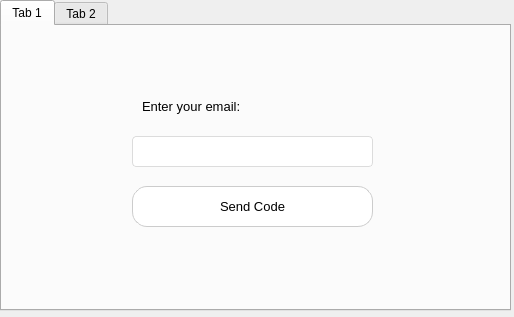
<?xml version="1.0" encoding="UTF-8"?>
<ui version="4.0">
 <class>Form</class>
 <widget class="QWidget" name="Form">
  <property name="geometry">
   <rect>
    <x>0</x>
    <y>0</y>
    <width>514</width>
    <height>317</height>
   </rect>
  </property>
  <property name="windowTitle">
   <string>New Password</string>
  </property>
  <widget class="QTabWidget" name="reset_tab_widget">
   <property name="geometry">
    <rect>
     <x>0</x>
     <y>0</y>
     <width>511</width>
     <height>311</height>
    </rect>
   </property>
   <property name="currentIndex">
    <number>0</number>
   </property>
   <widget class="QWidget" name="tab">
    <attribute name="title">
     <string>Tab 1</string>
    </attribute>
    <widget class="QLabel" name="label_3">
     <property name="geometry">
      <rect>
       <x>140</x>
       <y>70</y>
       <width>181</width>
       <height>21</height>
      </rect>
     </property>
     <property name="font">
      <font>
       <pointsize>10</pointsize>
       <weight>50</weight>
       <bold>false</bold>
      </font>
     </property>
     <property name="accessibleName">
      <string/>
     </property>
     <property name="frameShape">
      <enum>QFrame::NoFrame</enum>
     </property>
     <property name="frameShadow">
      <enum>QFrame::Sunken</enum>
     </property>
     <property name="text">
      <string>Enter your email:</string>
     </property>
     <property name="textFormat">
      <enum>Qt::MarkdownText</enum>
     </property>
    </widget>
    <widget class="QLineEdit" name="email_confirm_input">
     <property name="geometry">
      <rect>
       <x>130</x>
       <y>110</y>
       <width>241</width>
       <height>31</height>
      </rect>
     </property>
     <property name="toolTip">
      <string>&lt;html&gt;&lt;head/&gt;&lt;body&gt;&lt;p&gt;Enter your email here&lt;/p&gt;&lt;p&gt;NAME@EXAMPLE.com&lt;/p&gt;&lt;/body&gt;&lt;/html&gt;</string>
     </property>
     <property name="styleSheet">
      <string notr="true">QLineEdit {
    border: 1px solid #dcdcdc;
    border-radius: 4px;
    padding: 6px 10px;
    background-color: #ffffff;
    font-size: 13px;
    color: #333;
}

QLineEdit:focus {
    border: 1px solid #0078d7;
}
</string>
     </property>
     <property name="inputMask">
      <string/>
     </property>
    </widget>
    <widget class="QPushButton" name="send_code_button">
     <property name="geometry">
      <rect>
       <x>130</x>
       <y>160</y>
       <width>241</width>
       <height>41</height>
      </rect>
     </property>
     <property name="font">
      <font>
       <pointsize>10</pointsize>
      </font>
     </property>
     <property name="toolTip">
      <string>&lt;html&gt;&lt;head/&gt;&lt;body&gt;&lt;p&gt;&lt;br/&gt;&lt;/p&gt;&lt;/body&gt;&lt;/html&gt;</string>
     </property>
     <property name="styleSheet">
      <string notr="true">QPushButton {
    background-color: white;
    color: black;
    border-radius: 15px;               
    border: 1px solid #ccc;            
    padding: 10px 20px;
}

QPushButton:hover {
    background-color: #003366;         
    color: white;
    border: 1px solid #003366;        
}

</string>
     </property>
     <property name="text">
      <string>Send Code</string>
     </property>
    </widget>
   </widget>
   <widget class="QWidget" name="tab_2">
    <attribute name="title">
     <string>Tab 2</string>
    </attribute>
    <widget class="QLabel" name="label_4">
     <property name="geometry">
      <rect>
       <x>140</x>
       <y>50</y>
       <width>181</width>
       <height>21</height>
      </rect>
     </property>
     <property name="font">
      <font>
       <pointsize>10</pointsize>
       <weight>50</weight>
       <bold>false</bold>
      </font>
     </property>
     <property name="accessibleName">
      <string/>
     </property>
     <property name="frameShape">
      <enum>QFrame::NoFrame</enum>
     </property>
     <property name="frameShadow">
      <enum>QFrame::Sunken</enum>
     </property>
     <property name="text">
      <string>Enter the code:</string>
     </property>
     <property name="textFormat">
      <enum>Qt::MarkdownText</enum>
     </property>
    </widget>
    <widget class="QLineEdit" name="code_input">
     <property name="geometry">
      <rect>
       <x>130</x>
       <y>80</y>
       <width>241</width>
       <height>31</height>
      </rect>
     </property>
     <property name="toolTip">
      <string>&lt;html&gt;&lt;head/&gt;&lt;body&gt;&lt;p&gt;&lt;br/&gt;&lt;/p&gt;&lt;/body&gt;&lt;/html&gt;</string>
     </property>
     <property name="styleSheet">
      <string notr="true">QLineEdit {
    border: 1px solid #dcdcdc;
    border-radius: 4px;
    padding: 6px 10px;
    background-color: #ffffff;
    font-size: 13px;
    color: #333;
}

QLineEdit:focus {
    border: 1px solid #0078d7;
}
</string>
     </property>
     <property name="inputMask">
      <string/>
     </property>
    </widget>
    <widget class="QLineEdit" name="new_password_input">
     <property name="geometry">
      <rect>
       <x>130</x>
       <y>160</y>
       <width>241</width>
       <height>31</height>
      </rect>
     </property>
     <property name="toolTip">
      <string>&lt;html&gt;&lt;head/&gt;&lt;body&gt;&lt;p&gt;&lt;br/&gt;&lt;/p&gt;&lt;/body&gt;&lt;/html&gt;</string>
     </property>
     <property name="styleSheet">
      <string notr="true">QLineEdit {
    border: 1px solid #dcdcdc;
    border-radius: 4px;
    padding: 6px 10px;
    background-color: #ffffff;
    font-size: 13px;
    color: #333;
}

QLineEdit:focus {
    border: 1px solid #0078d7;
}
</string>
     </property>
     <property name="inputMask">
      <string/>
     </property>
    </widget>
    <widget class="QLabel" name="label_5">
     <property name="geometry">
      <rect>
       <x>140</x>
       <y>130</y>
       <width>181</width>
       <height>21</height>
      </rect>
     </property>
     <property name="font">
      <font>
       <pointsize>10</pointsize>
       <weight>50</weight>
       <bold>false</bold>
      </font>
     </property>
     <property name="accessibleName">
      <string/>
     </property>
     <property name="frameShape">
      <enum>QFrame::NoFrame</enum>
     </property>
     <property name="frameShadow">
      <enum>QFrame::Sunken</enum>
     </property>
     <property name="text">
      <string>New password</string>
     </property>
     <property name="textFormat">
      <enum>Qt::MarkdownText</enum>
     </property>
    </widget>
    <widget class="QPushButton" name="reset_password_button">
     <property name="geometry">
      <rect>
       <x>130</x>
       <y>210</y>
       <width>241</width>
       <height>41</height>
      </rect>
     </property>
     <property name="font">
      <font>
       <pointsize>10</pointsize>
      </font>
     </property>
     <property name="toolTip">
      <string>&lt;html&gt;&lt;head/&gt;&lt;body&gt;&lt;p&gt;&lt;br/&gt;&lt;/p&gt;&lt;/body&gt;&lt;/html&gt;</string>
     </property>
     <property name="styleSheet">
      <string notr="true">QPushButton {
    background-color: white;
    color: black;
    border-radius: 15px;               
    border: 1px solid #ccc;            
    padding: 10px 20px;
}

QPushButton:hover {
    background-color: #003366;         
    color: white;
    border: 1px solid #003366;        
}

</string>
     </property>
     <property name="text">
      <string>Reset Password</string>
     </property>
    </widget>
   </widget>
  </widget>
 </widget>
 <resources/>
 <connections/>
</ui>
